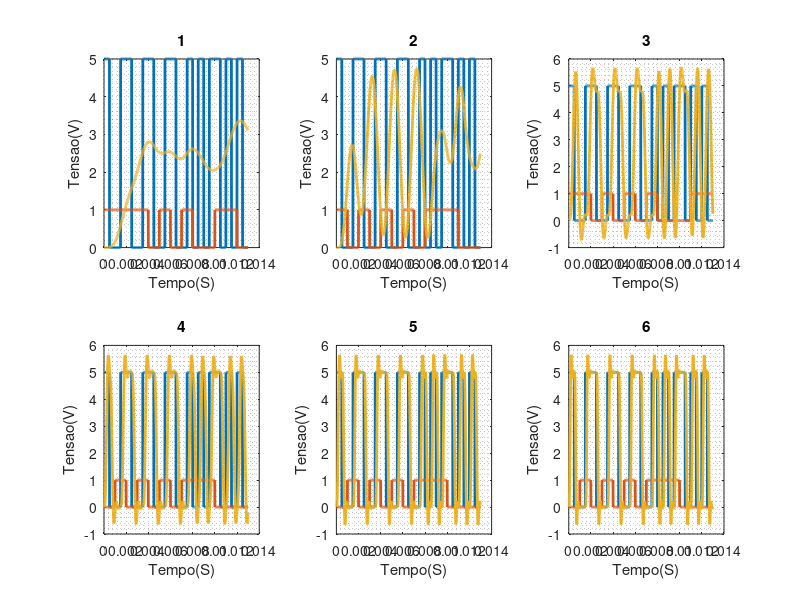

The MATLAB source for this figure:
clear all

data_in = [0 1 0 1 0 1 0 1 1 1 0 0 0];
%          +- -+ +- -+ +- -+ +- -+ -+ -+ +- +- +-
amostra_por_bit = 100;
bitrate = 1000;
    
t_step = 1/(amostra_por_bit*bitrate);
tempo(1) = 0;
t = 0;
SL = 1;
steps_per_bit = ((1/bitrate)/t_step);
for i = 1 : length(data_in)
    if data_in(i) == 0
        for j = 1 : steps_per_bit
            if j < 51
                signal(SL) = 5;
                tempo(SL++) = (t++)*t_step;
            else
                signal(SL) = 0;
                tempo(SL++) = (t++)*t_step;
            endif
        endfor
    elseif data_in(i) == 1
        for j = 1 : steps_per_bit
            if j < 51
                signal(SL) = 0;
                tempo(SL++) = (t++)*t_step;
            else
                signal(SL) = 5;
                tempo(SL++) = (t++)*t_step;
            endif
        endfor
    endif
endfor

Fs=1/t_step;
freq_fundamental = bitrate/2;
harmonicos = [freq_fundamental/2 freq_fundamental 3*freq_fundamental 5*freq_fundamental 7*freq_fundamental 9*freq_fundamental];
for k = 1 : length(harmonicos)
    cutoff_freq = harmonicos(k);
    Fnorm = 2*cutoff_freq/Fs;
    [b,a] = butter(5, Fnorm);
    sinal_filtrado(k,:) = filter(b, a, signal);
endfor

figure('name', 'Comparação entrada, filtrada e saida');

steps_per_bit_receiver=((1/bitrate)/t_step);
for k = 1 : length(harmonicos)
    w = 1;
    for i = steps_per_bit_receiver/4 : steps_per_bit_receiver : length(sinal_filtrado(k,:))
            if sinal_filtrado(k,i) < sinal_filtrado(k,i + steps_per_bit_receiver/2)
                for j = 1 : steps_per_bit_receiver
                    signal_out(k, w++) = 1;
                endfor
            elseif sinal_filtrado(k,i) > sinal_filtrado(k,i + steps_per_bit_receiver/2)
                for j = 1 : steps_per_bit_receiver
                    signal_out(k, w++) = 0;
                endfor
            endif
    endfor
    w = 1;
    for i = 1 : length(signal_out(k, :))
        if( mod(i, steps_per_bit_receiver/2) == 0 && mod(i, steps_per_bit_receiver) != 0)
            data_out(k, w++) = signal_out(k,i);
        endif
    endfor
    subplot(2, 3, k)
    plot(tempo, signal, 'linewidth', 2, tempo, signal_out(k,:), 'linewidth', 2, tempo, sinal_filtrado(k,:), 'linewidth', 2)
    #plot(tempo, signal, 'linewidth', 2, tempo, sinal_filtrado(k,:), 'linewidth', 2)
    xlabel("Tempo(S)")
    ylabel("Tensao(V)")
    title(k);
    grid minor
endfor
data_in
data_out